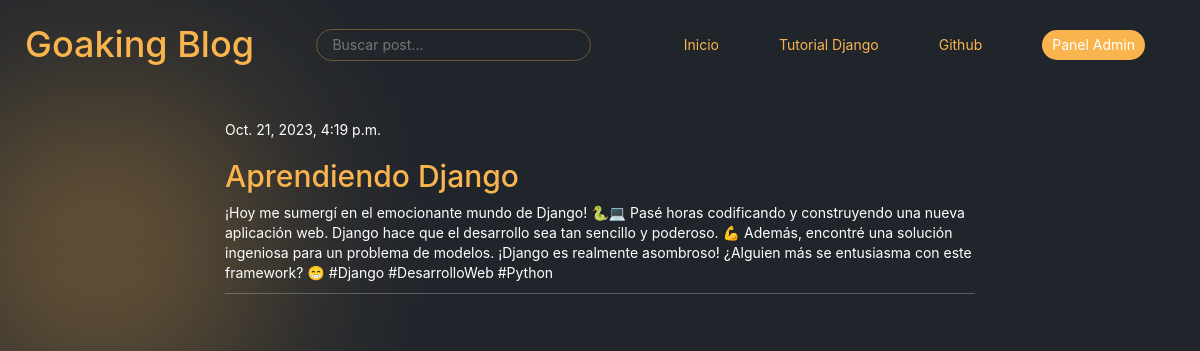
Screenshot of /post/3/ with the database file from the repository.
### blog/models.py (models this page shows, shortened)
class Post(models.Model):
    author = models.ForeignKey(settings.AUTH_USER_MODEL, on_delete=models.CASCADE)
    title = models.CharField(max_length=200)
    text = models.TextField()
    created_date = models.DateTimeField(
            default=timezone.now)
    published_date = models.DateTimeField(
            blank=True, null=True)

### blog/views.py (the view)
# urls.py: path('post/<int:pk>/', views.post_detail, name='post_detail'),
def post_detail(request, pk):
    post = get_object_or_404(Post, pk=pk)
    return render(request, 'blog/post_detail.html', {'post': post})

### blog/templates/blog/post_detail.html (shortened to what this page needs)
{% extends 'blog/base.html' %} {% block content %}
<div class="post">
  {% if post.published_date %}
  <div class="date">{{ post.published_date }}</div>
  {% endif %}
  <h2>{{ post.title }}</h2>
  <p>{{ post.text|linebreaksbr }}</p>
</div>
{% endblock %}

### blog/static/css/blog.css (style rules this page uses)
* { margin: 0; padding: 0; box-sizing: border-box; font-family: -apple-system,BlinkMacSystemFont,segoe ui,Roboto,Helvetica,Arial,sans-serif,apple color emoji,segoe ui emoji,segoe ui symbol; }
body { background-color: #20252C; }
body:before { content: ""; background-color: #f9b44d5d; filter: blur(100px); width: 300px; height: 300px; position: absolute; left: -50px; top: 100px; z-index: -1; }
.post { margin: 30px 0px; border-bottom:1px solid #ffffff3e ; }
.post h2 a , h2 { color: #f9b44d; }
.post p , .date { color: #fff; }

### rows the page displays
Post: published_date "Oct. 21, 2023, 4:19 p.m.", title "Aprendiendo Django", text "¡Hoy me sumergí en el emocionante mundo de Django! 🐍💻 Pasé horas codificando y construyendo una nueva aplicación web. Django hace que el desarrollo sea tan sencillo y poderoso. 💪 Además, encontré una solución ingeniosa para un problema de modelos. ¡Django es realmente asombroso! ¿Alguien más se entusiasma con este framework? 😁 #Django #DesarrolloWeb #Python"
